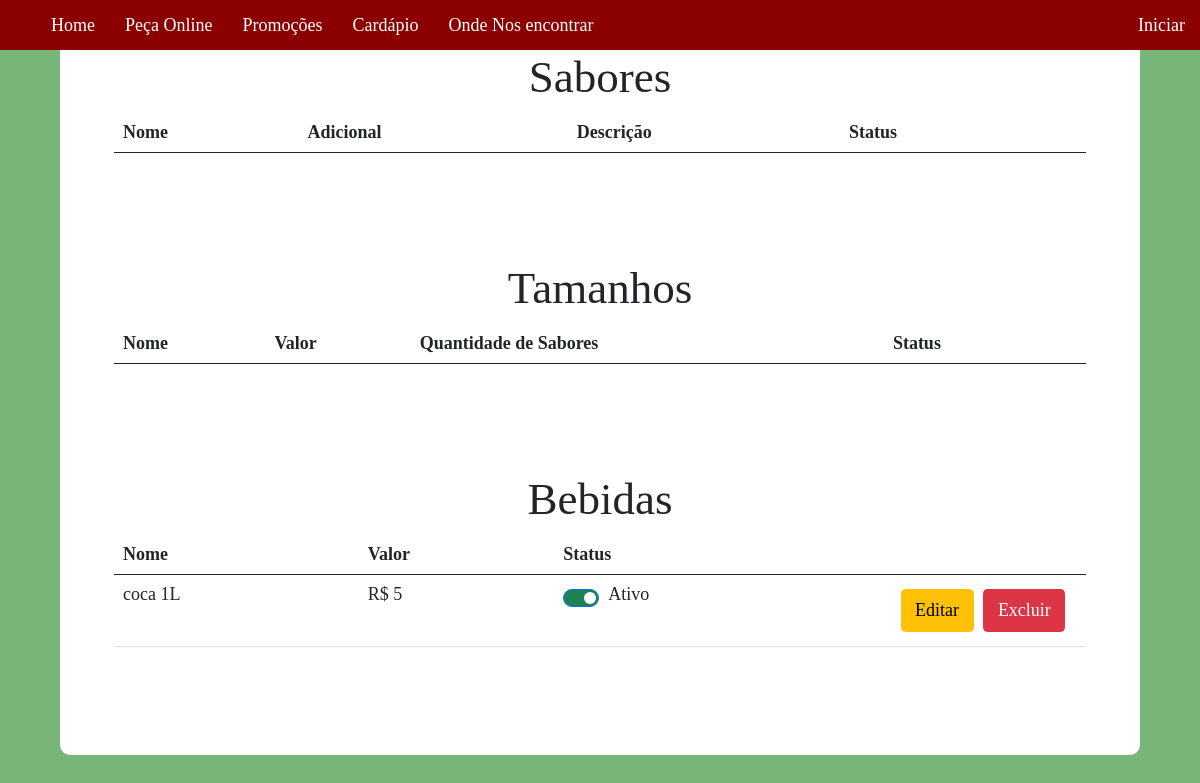
/gerencia-cardapio.php, run on an earlier commit of the app's database.
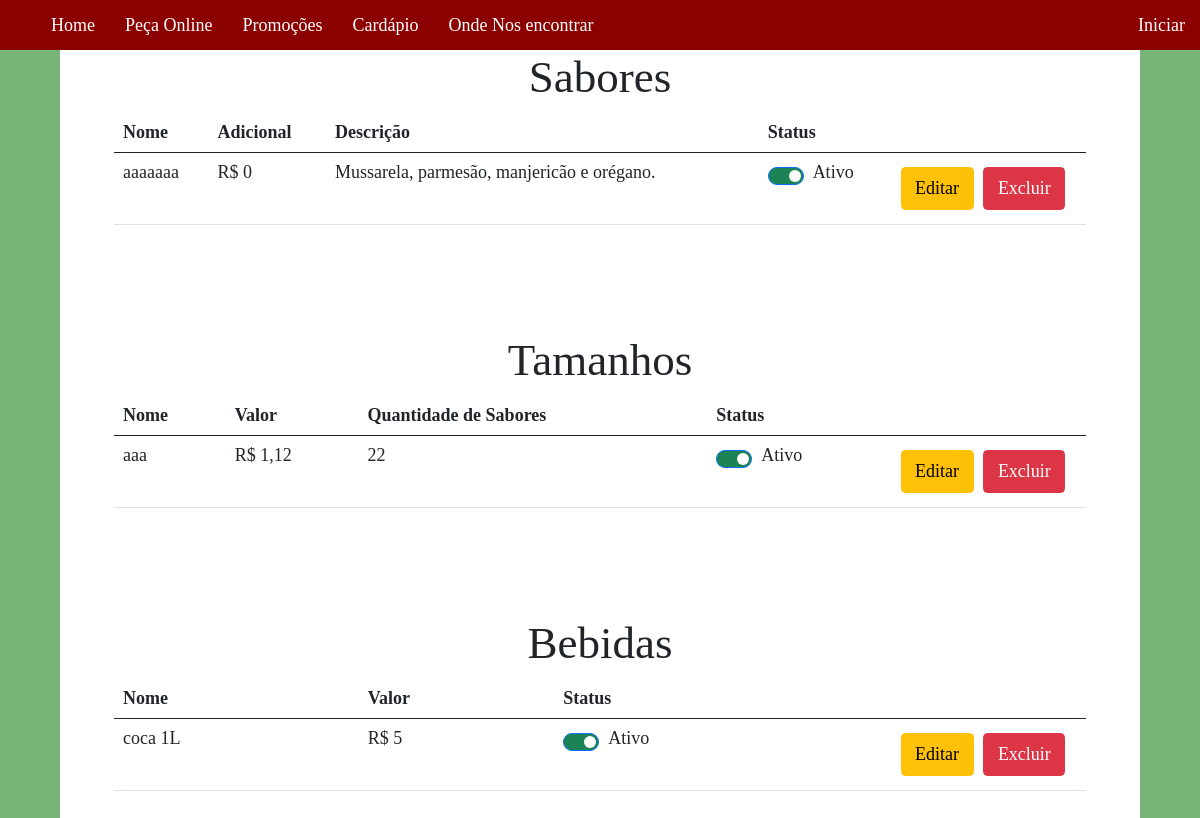
And on a later commit of the database.
### tables this page shows
CREATE TABLE IF NOT EXISTS `bebida` (
  `nome` varchar(30) NOT NULL,
  `preco` double NOT NULL,
  `status` enum('on','off') NOT NULL,
  `idBebida` int(11) NOT NULL AUTO_INCREMENT,
  PRIMARY KEY (`idBebida`)
);

CREATE TABLE IF NOT EXISTS `sabor` (
  `idSabor` int(11) NOT NULL AUTO_INCREMENT,
  `nome` varchar(30) NOT NULL,
  `descricao` varchar(50) NOT NULL,
  `status` enum('on','off') NOT NULL,
  `disponibilidade` varchar(15) NOT NULL,
  `precoAdd` double DEFAULT NULL,
  PRIMARY KEY (`idSabor`)
);

CREATE TABLE IF NOT EXISTS `tamanho` (
  `idPizza` int(11) NOT NULL AUTO_INCREMENT,
  `nome` varchar(30) NOT NULL,
  `preco` double NOT NULL,
  `status` enum('on','off') NOT NULL,
  `qtdeSabor` int(11) NOT NULL,
  PRIMARY KEY (`idPizza`)
);

### gerencia-cardapio.php (the view, shortened to what this page needs)
<!DOCTYPE html>
<html lang="pt-BR">
<head>
    <link href="https://cdn.jsdelivr.net/npm/bootstrap@5.0.0-beta1/dist/css/bootstrap.min.css" rel="stylesheet">
    <link rel="stylesheet" href="css/gerencia-cardapio.css">
</head>
<body>
    <?php include "php/barra-menu.php"; ?>
    <div class="geral">
        <h1>Sabores</h1>
        <table class="table">
            <thead>
                <tr>
                    <th> Nome</th>
                    <th> Adicional </th>
                    <th> Descrição </th>
                    <th> Status</th>
                    <th>  </th>
                </tr>
            </thead>
            <tbody>
            <?php
                include "php\conexaoBD.php";
                $sql = "SELECT * FROM `sabor` ORDER BY nome ASC";
                $result = $conn->query($sql);
                if ($result->num_rows > 0) {
                    while($row = $result->fetch_assoc()) {
                        $nome_sabor = $row["nome"];
                        $descricao = $row["descricao"];
                        $idSabor = $row["idSabor"];
                        $statusBD = $row["status"];
                        $add = $row["precoAdd"];
                        if($statusBD=="on"){
                            $check = "checked";
                            $status = "Ativo";
                        }
                        else{
                            $check = "";
                            $status = "Inativo";
                        }
                        echo "
                            <tr>
                                <td> $nome_sabor </td>
                                <td> R$ $add </td>
                                <td> $descricao </td>
                                <td>
                                    <div class='form-check form-switch'>
                                        <input class='form-check-input' type='checkbox' id='flexSwitchCheckDefault' $check>
                                        <label class='form-check-label' for='flexSwitchCheckDefault'> $status </label>
                                    </div>
                                </td>
                                <td style='width:20%'>
                                    <button type='button' class='btn btn-warning btr-sm' data-bs-toggle='modal' data-bs-target='#s$idSabor'> Editar </button>
                                    <button type='submit' class='btn btn-danger btr-sm' onclick='exc_sabor(this.id)' id='$idSabor'> Excluir </button>
                                </td>
                            </tr>
                        ";
                    }
                }
            ?>
            </tbody>
        </table>
        <h1> Tamanhos </h1>
        <table class="table">
            <thead>
                <tr>
                    <th> Nome</th>
                    <th> Valor</th>
                    <th> Quantidade de Sabores</th>
                    <th> Status</th>
                    <th>  </th>
                </tr>
            </thead>
            <tbody>
            <?php
                include "php\conexaoBD.php";
                $sql = "SELECT * FROM `tamanho` ORDER BY preco ASC";
                $result = $conn->query($sql);
                if ($result->num_rows > 0) {
                    while($row = $result->fetch_assoc()) {
                        $tamanho = $row["nome"];
                        $preco = str_replace(".",",",$row["preco"]);
                        $idPizza = $row["idPizza"];
                        $statusBD = $row["status"];
                        $qtdeSabor = $row["qtdeSabor"];
                        if($statusBD=="on"){
                            $check = "checked";
                            $status = "Ativo";
                        }
                        else{
                            $check = "";
                            $status = "Inativo";
                        }
                        echo "
                            <tr>
                                <td> $tamanho </td>
                                <td> R$ $preco </td>
                                <td> $qtdeSabor </td>
                                <td>
                                    <div class='form-check form-switch'>
                                        <input class='form-check-input' type='checkbox' id='flexSwitchCheckDefault' $check>
                                        <label class='form-check-label' for='flexSwitchCheckDefault'> $status </label>
                                    </div>
                                </td>
                                <td style='width:20%'>
                                    <button type='button' class='btn btn-warning btr-sm' data-bs-toggle='modal' data-bs-target='#t$idPizza'> Editar </button>
                                    <button type='submit' class='btn btn-danger btr-sm' onclick='exc_tamanho(this.id)' id='$idPizza'> Excluir </button>
                                </td>
                            </tr>
                        ";
                    }
                }
            ?>
            </tbody>
        </table>
        <h1> Bebidas </h1>
        <table class="table">
            <thead>
                <tr>
                    <th> Nome</th>
                    <th> Valor </th>
                    <th> Status</th>
                    <th>  </th>
                </tr>
            </thead>
            <tbody>
            <?php
                include "php\conexaoBD.php";
                $sql = "SELECT * FROM `bebida` ORDER BY nome ASC";
                $result = $conn->query($sql);
                if ($result->num_rows > 0) {
                    while($row = $result->fetch_assoc()) {
                        $nome_bebida = $row["nome"];
                        $preco = $row["preco"];
                        $idBebida = $row["idBebida"];
                        $statusBD = $row["status"];
                        if($statusBD=="on"){
                            $check = "checked";
                            $status = "Ativo";
                        }
                        else{
                            $check = "";
                            $status = "Inativo";
                        }
                        echo "
                            <tr>
                                <td> $nome_bebida </td>
                                <td> R$ $preco </td>
                                <td>
                                    <div class='form-check form-switch'>
                                        <input class='form-check-input' type='checkbox' id='flexSwitchCheckDefault' $check>
                                        <label class='form-check-label' for='flexSwitchCheckDefault'> $status </label>
                                    </div>
                                </td>
                                <td style='width:20%'>
                                    <button type='button' class='btn btn-warning btr-sm' data-bs-toggle='modal' data-bs-target='#b$idBebida'> Editar </button>
                                    <button type='submit' class='btn btn-danger btr-sm' onclick='exc_bebida(this.id)' id='$idBebida'> Excluir </button>
                                </td>
                            </tr>
                        ";
                    }
                }
            ?>
            </tbody>
        </table>
    </div>
</body>
</html>

### php/barra-menu.php (shortened to what this page needs)
<!DOCTYPE html>
<head>
    <link rel="stylesheet" href="css/barra-menu.css">
</head>
<body>
    <nav class = "menu">
        <ul class="links_menu">
            <li> <a href="index.php">Home</a> <li>
            <li> <button type="button" id="pedir" data-bs-toggle="modal" data-bs-target="#pedido"> Peça Online </button> <li>
            <li> <a href="index.php">Promoções</a> <li>
            <li> <a href="cardapio.php">Cardápio</a> <li>
            <li> <a href="#onde_encontrar">Onde Nos encontrar</a> <li>
            <?php
                if(isset($_SESSION["logou"])){
                    if($_SESSION["logou"]==1){
                        echo "<li><a href=''> Relatorios </a></li>";
                        echo "
                            <li>
                                <div class='dropdown'>
                                    <a href='#' role='button' id='cardapio' data-bs-toggle='dropdown' aria-expanded='false'>
                                        Gerenciar Cardápio <i class='seta baixo'></i>
                                    </a>
                                    <ul class='dropdown-menu' aria-labelledby='cardapio' style='background-color: #8B0000;'>
                                        <li><a href='gerencia-cardapio.php' class='dropdown-item' style='color: white;'> Gerenciar </a></li>
                                        <li><a href='cadastro-cardapio.php' class='dropdown-item' style='color:white;'> Cadastrar </a></li>
                                    </ul>
                                </div>
                            </li>
                            <li><a style='float:right' href='php/logout.php'> Sair </a></li>
                        ";
                    }else{
                        echo "<a style='float:right' href='login_area.php'> Iniciar </a>";
                    }
                }
                else{
                    echo "<a style='float:right' href='login_area.php'> Iniciar </a>";
                }
            ?>
            </ul>
    </nav>
</body>
</html>

### css/gerencia-cardapio.css (style rules this page uses)
* { font-size:14px; font-family: 'Times New Roman', Times, serif; }
body { background-color: #78B678; display: flex; justify-content: center; align-items: center; height: 100%; }
.table { margin-left: auto; margin-right: auto; border-spacing: 3px; width: 90%; margin-bottom: 10%; }
td,th { text-align: left; }
.form-check-input { background-color: #dc3444; color: white; }
.form-check-input:checked { background-color: #1c8454; }
.btn-danger { margin: 3%; }
.geral { text-align: center; margin-top: 50px; background-color: white; width: 90%; border-bottom-left-radius: 10px; border-bottom-right-radius: 10px; }

### css/barra-menu.css (style rules this page uses)
* { list-style:none; padding:0; margin:0; line-height: normal; font-size:18px; font-family: 'Times New Roman', Times, serif; }
.menu { width:100%; height:50px; background-color:#8B0000; position: absolute; top: 0; }
.links_menu #pedir { color: #FFF; float: left; padding: 15px 15px 14px 15px; background-color: #8B0000; border:none; font-family: 'Times New Roman', Times, serif; }
.links_menu li a { color: #FFF; float: left; padding: 15px 15px 14px 15px; background-color: #8B0000; text-decoration: none; }

What changed in the data, as far as the page shows it:
added sabor: nome "aaaaaaa", precoAdd "0", descricao "Mussarela, parmesão, manjericão e orégano.", status "Ativo"
added tamanho: nome "aaa", preco "1,12", qtdeSabor "22", status "Ativo"
